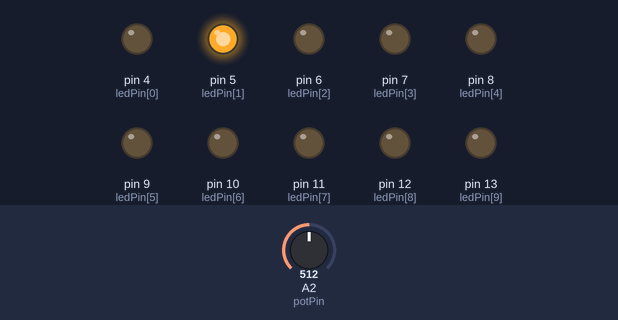
Simulated run of this sketch. Board: Arduino Uno, built with avr-gcc and run on an emulated ATmega328P. Parts: output pins drawn as LEDs (lit = HIGH). Dashed ring = blinking. The inputs (shaded band) are chosen by the test bench; at power-on: A2 (potPin) = 512.

Above: at 1.2 s.
1.3 s: A2 (potPin) set to 122
At 1.36 s:
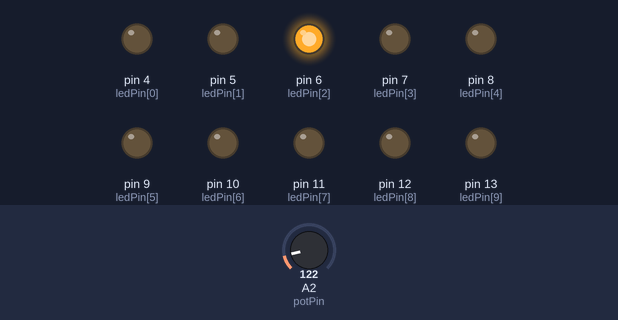
At 2.1 s:
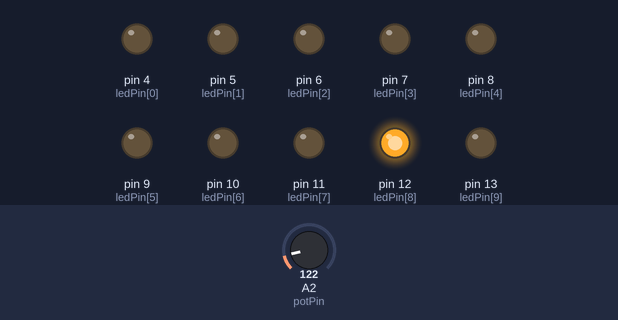
4.3 s: A2 (potPin) set to 0
7.3 s: A2 (potPin) set to 20
At 7.48 s:
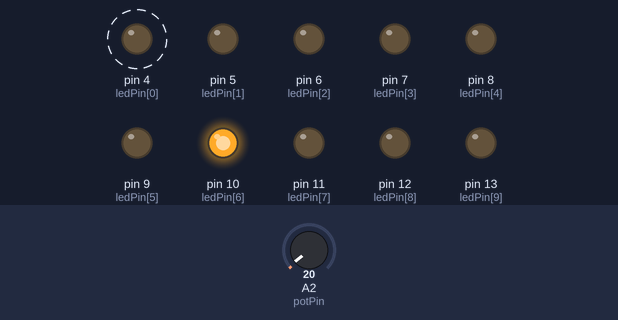
10.3 s: A2 (potPin) set to 716
At 10.3 s:
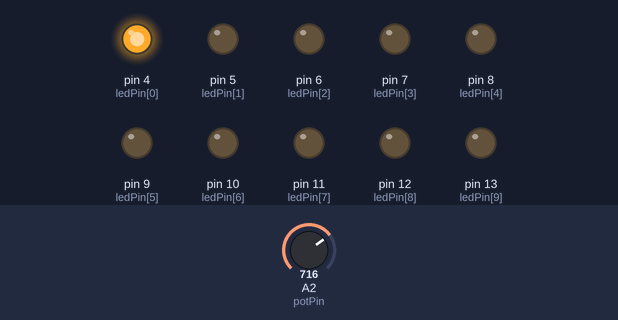
13.3 s: A2 (potPin) set to 771
16.3 s: A2 (potPin) set to 798
Timing chart, 0 to 19.5 s (numbered marks = the images above; inputs shaded):
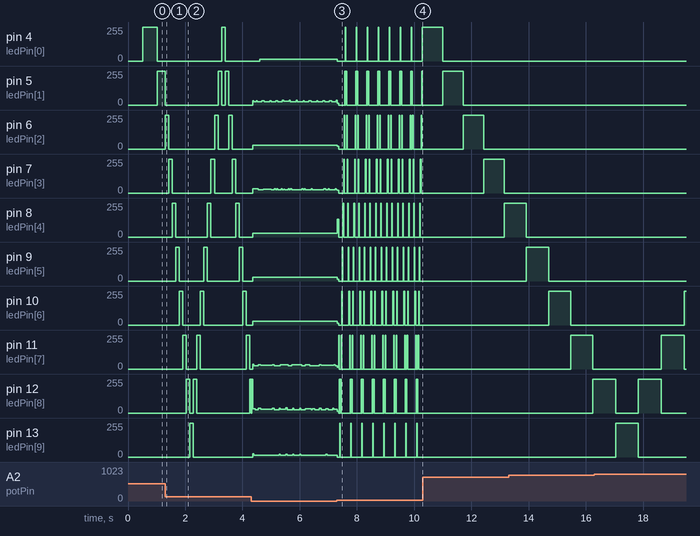

Measured:
- after the input at 1.3 s, pin 4 (ledPin[0]): 0/255 → 255/255 after 2.0 s, → 0/255 0.12 s later; pin 12 (ledPin[8]): goes 255/255 0.12 s, 0/255 0.12 s, 255/255 0.12 s, 0/255 1.8 s, then 255/255, starting after 0.74 s; pin 13 (ledPin[9]): 0/255 → 255/255 after 0.86 s, → 0/255 0.12 s later
- after the input at 7.3 s, pin 4 (ledPin[0]): alternates 255/255 for 0.02 s and 0/255 for 0.36 s, starting at once; pin 8 (ledPin[4]): 29/255 → 134/255 at once, then repeats every 0.34 s: 2 × (0/255 0.15 s, 255/255 0.02 s)
- after the input at 10.3 s, pin 9 (ledPin[5]), pin 10 (ledPin[6]), pin 11 (ledPin[7]), pin 12 (ledPin[8]), pin 13 (ledPin[9]): stops changing and stays 0/255
- by itself, pin 11 (ledPin[7]): repeats every 0.38 s: 255/255 0.02 s, 0/255 0.06 s, 255/255 0.02 s, 0/255 0.28 s

The sketch:

06.Led_sequencial_interativo.ino
```cpp
// Projeto 6 - Iluminação sequencial com LEDs, delay controlado pelo potenciometro

byte ledPin[] = {4, 5, 6, 7, 8, 9, 10, 11, 12, 13};
byte potPin = 2;
byte direction = 1;
byte currentLed = 0;
int ledDelay;
unsigned long changeTime;

void setup()
{
  for(int i=0; i<10; i++)
    pinMode(ledPin[i], OUTPUT);
  changeTime = millis();
}

void loop()
{
  ledDelay = analogRead(potPin);
  if((millis() - changeTime) > ledDelay)
  {
    changeLed();
    changeTime = millis();
  }
}

void changeLed()
{
  for(int i=0; i<10; i++)
    digitalWrite(ledPin[i], LOW);

  digitalWrite(ledPin[currentLed], HIGH);
  currentLed += direction;

  if(currentLed == 0 || currentLed == 9) direction *= -1;
}
```
